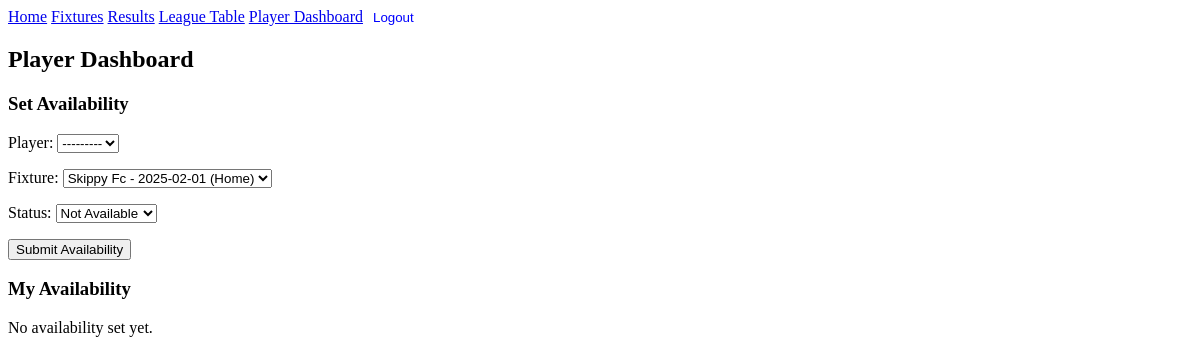
/player-dashboard/ (signed in), run on an earlier commit of the app's database.
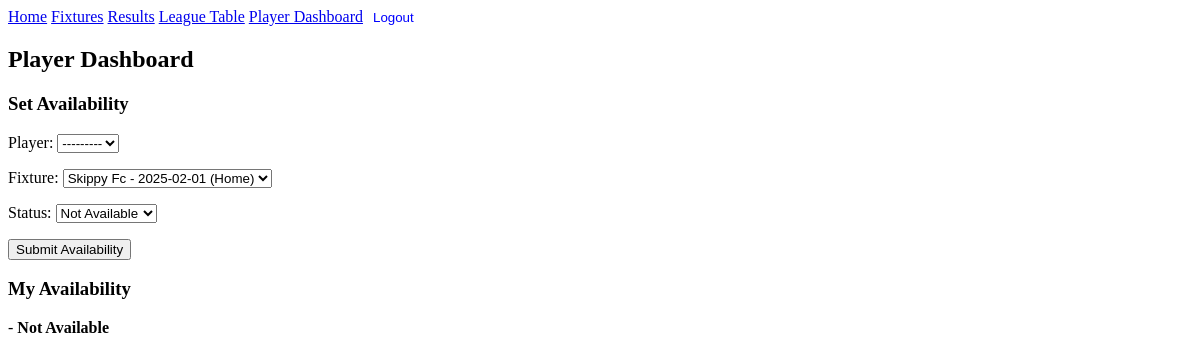
And on a later commit of the database.
### team/models.py (models this page shows, shortened)
class PlayerAvailability(models.Model):
    AVAILABILITY_CHOICES = [
        ("yes", "Available"),
        ("no", "Not Available"),
    ]
    player = models.ForeignKey(User, on_delete=models.CASCADE)
    fixture = models.ForeignKey(Fixture, on_delete=models.CASCADE, default=1)
    status = models.CharField(max_length=3, choices=AVAILABILITY_CHOICES, default="no")

### team/views.py (the view)
# urls.py: path("player-dashboard/", player_dashboard, name="player_dashboard"),
@login_required
def player_dashboard(request):
    try:
        user_profile = Profile.objects.get(user=request.user)
    except Profile.DoesNotExist:
        return redirect("create_profile")
    if user_profile.role != "player":
        return render(request, "team/access_denied.html")
    if request.method == "POST":
        form = PlayerAvailabilityForm(request.POST)
        if form.is_valid():
            fixture = form.cleaned_data["fixture"]
            status = form.cleaned_data["status"]
            availability, created = PlayerAvailability.objects.update_or_create(
                player=request.user, fixture=fixture,
                defaults={"status": status}
            )
    else:
        form = PlayerAvailabilityForm()
    availabilities = PlayerAvailability.objects.filter(player=request.user)
    return render(request, "team/player_dashboard.html", {
        "form": form, "availabilities": availabilities})

### team/forms.py
class PlayerAvailabilityForm(forms.ModelForm):
    class Meta:
        model = PlayerAvailability
        fields = ["player", "fixture", "status"]

### team/models.py (called while the page is built)
    def __str__(self):
        opponent_name = self.opponent.name if self.opponent else "Unknown Team"
        return f"{opponent_name} - {self.date} ({'Home' if self.home_or_away == 'H' else 'Away'})"

### team/templates/team/player_dashboard.html (shortened to what this page needs)
{% extends "team/base.html" %}
{% block content %}
<h2>Player Dashboard</h2>
<h3>Set Availability</h3>
<form method="post">
    {{ form.as_p }}
    <button type="submit">Submit Availability</button>
</form>
<h3>My Availability</h3>
{% for availability in availabilities %}
    <p>{{ availability.training_session.content }} - <strong>{{ availability.get_status_display }}</strong></p>
{% empty %}
    <p>No availability set yet.</p>
{% endfor %}
{% endblock %}

### team/templates/team/base.html (shortened to what this page needs)
<!DOCTYPE html>
<html lang="en">
<head>
</head>
<body>
    <nav>
        <a href="{% url 'home' %}">Home</a>
        <a href="{% url 'fixtures' %}">Fixtures</a>
        <a href="{% url 'results' %}">Results</a>
        <a href="{% url 'league_table' %}">League Table</a>
        {% if user.is_authenticated %}
            {% if user.profile.role == "manager" %}
                <a href="{% url 'manager_dashboard' %}">Manager Dashboard</a>
            {% elif user.profile.role == "player" %}
                <a href="{% url 'player_dashboard' %}">Player Dashboard</a>
            {% endif %}
            <form action="{% url 'logout' %}" method="post" style="display:inline;">
                <button type="submit" style="background:none; border:none; color:blue; cursor:pointer;">Logout</button>
            </form>
        {% else %}
            <a href="{% url 'login' %}">Login</a>
        {% endif %}
    </nav>
    {% block content %}{% endblock %}
</body>
</html>

What changed in the data, as far as the page shows it:
added PlayerAvailability: status "Not Available"
Also different on the page:
text no longer shown: "No availability set yet."
